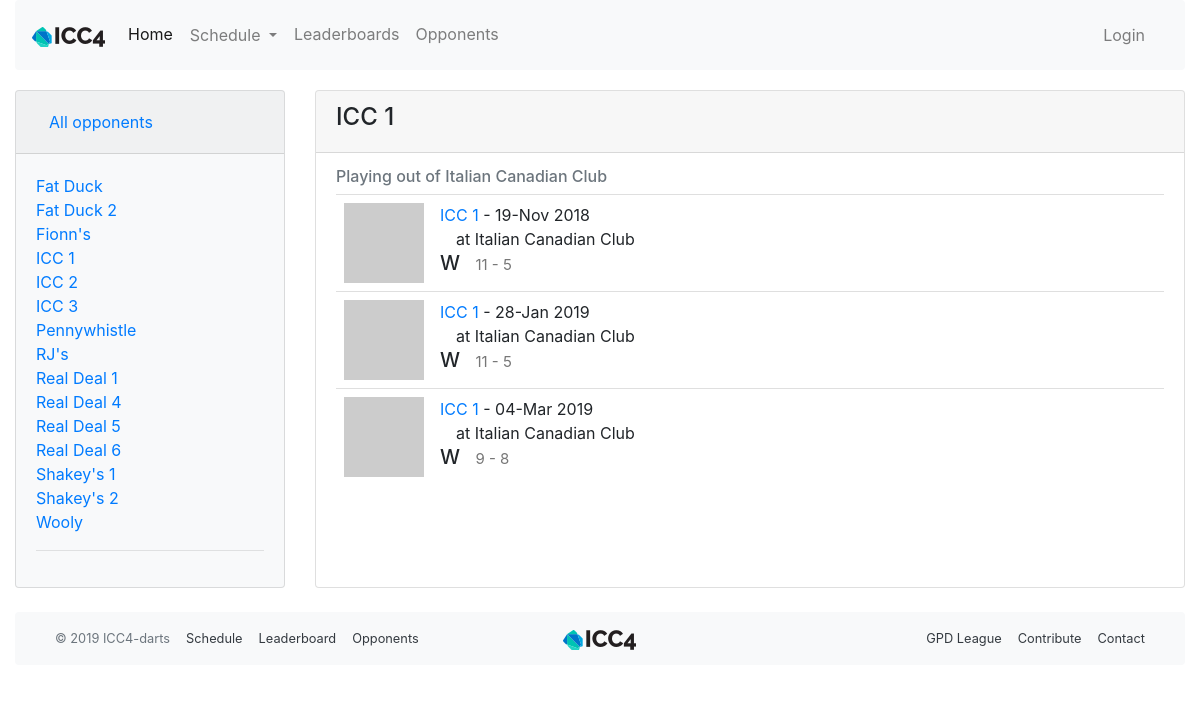
/opponent/2, run on the app's committed database.
### app/models.py (models this page shows, shortened)
class Team(db.Model):
    id = db.Column(db.Integer, primary_key=True)
    name = db.Column(db.String(64), index=True, unique=True)
    home_location = db.Column(db.String(64), index=True)
    address = db.Column(db.String(128), index=True)
    matches = db.relationship('Match', back_populates='opponent', lazy='dynamic')
    def avatar(self, size):
        digest = md5(self.name.lower().encode('utf-8')).hexdigest()
        return 'https://www.gravatar.com/avatar/{}?d=wavatar&s={}'.format(
            digest, size)

class Match(db.Model):
    id = db.Column(db.Integer, primary_key=True)
    opponent_id = db.Column(db.Integer, db. ForeignKey('team.id'))
    opponent = db.relationship('Team', back_populates='matches')
    date = db.Column(db.Date, index=True, default=date.today())
    location = db.Column(db.String(64))
    home_away = db.Column(db.String(32), index=True)
    match_type = db.Column(db.String(32), index=True)
    games = db.relationship('Game', back_populates='match', lazy='dynamic')
    team_score = db.Column(db.Integer, index=True)
    opponent_score = db.Column(db.Integer, index=True)
    win = db.Column(db.Boolean, index=True, default=None)
    overtime = db.Column(db.Boolean, index=True, default=False)
    match_summary = db.Column(db.String(512))
    food = db.Column(db.String(128))
    season_id = db.Column(db.Integer, db. ForeignKey('season.id'))
    season = db.relationship('Season', back_populates='matches')
    match_stats = db.relationship('MatchStats', uselist=False, back_populates='match')
    high_scores = db.relationship('HighScore', back_populates='match', lazy='dynamic')
    low_scores = db.relationship('LowScore', back_populates='match', lazy='dynamic')
    checked_players = association_proxy('checked_players_association', 'player')
    reminder_email_sent = db.Column(db.Date)

### app/main/routes.py (the view)
@bp.route('/opponent',  methods=['GET', 'POST'], defaults={'id': None})
@bp.route('/opponent/<id>',  methods=['GET', 'POST'])
def opponent(id):
    opponent = Team.query.filter_by(id=id).first()
    matches = Match.query.filter_by(opponent=opponent).order_by(Match.date).all()
    all_teams = Team.query.order_by(Team.name).all()
    return render_template('opponent.html', opponent=opponent, all_teams=all_teams, matches=matches)

### app/main/routes.py (called while the page is built)
@bp.before_request
def before_request():
    g.all_seasons = Season.query.order_by(Season.start_date.desc()).all()

### app/templates/opponent.html (shortened to what this page needs)
{% extends "base.html" %}
{% import 'bootstrap/wtf.html' as wtf %}
{% block app_content %}
<div class="row">
  <div class="col-md-3">
    <div id="accordion">
      <div class="card bg-light">
        <div class="card-header" id="headingOne">
          <h5 class="mb-0">
            <button class="btn btn-link" data-toggle="collapse" data-target="#collapseOne" aria-expanded="true" aria-controls="collapseOne">
              All opponents
            </button>
          </h5>
        </div>
        <div id="collapseOne" class="collapse show" aria-labelledby="headingOne" data-parent="#accordion">
          <div class="card-body">
            <ul class="list-unstyled">
            {% for team in all_teams %}
              <li>
                <a href="{{ url_for('main.opponent', id=team.id) }}">{{ team.name }}</a>
              </li>
            {% endfor %}
            </ul>
            <hr>
          </div>
        </div>
      </div>
    </div>
  </div>
  <div class="col-md-9">
    <div class="card h-100">
      {% if opponent %}
      <div class="card-header"><h4>{{ opponent.name }}</h4></div>
      <div class="card-body">
      <h6 class="card-subtitle mb-2 text-muted">Playing out of {{ opponent.home_location }}</h6>
        <table class="table table-hover">
        {% for match in matches %}
          {% include '_match.html' %}
        {% endfor %}
        </table>
      </div>
      {% else %}
      <div class="card-header"><h4>Opponent</h4></div>
      <div class="card-body">
      <h6 class="card-subtitle text-muted">Select an opponent from the left</h6>
      </div>
      {% endif %}
    </div>
  </div>
</div>
{% endblock %}

### app/templates/_match.html (shortened to what this page needs)
<div class="match-card">
    <div class="team-avatar">
        <img src="{{ match.opponent.avatar(70) }}">
    </div>
    <div class="team-info">
        <a href="{{ url_for('main.opponent', id=match.opponent_id) }}">
            {{ match.opponent.name }}
        </a>
        - {{ match.date.strftime('%d-%b %Y') }}
        <br>
        {% if match.home_away == 'away' %}
        &emsp;at {{ match.opponent.home_location }}
        {% else %}
        &emsp;at Italian Canadian Club
        {% endif %}
        {% if match.win != None %}
        <h5>{% if match.win == True %}W{% else %}L{% endif %}&ensp;
            <small>{{ match.team_score }} - {{ match.opponent_score }}</small>
        </h5>
        {% else %}
        <h5>&ensp;</h5>
        {% endif %}
    </div>
</div>

### app/static/css/main.css (style rules this page uses)
html { font-size: 100%; }
.match-card { border-top: 1px solid rgba(0,0,0,.125); text-decoration: none; display: block; position:relative; }
.team-avatar { display: inline-block; float: left; padding: 8px; }
.team-info { display:inline-block; padding: 8px; z-index: 2; position:relative; }

### data on the page
Team: name "Fat Duck"
Team: name "Fat Duck 2"
Team: name "Fionn's"
Team: name "ICC 1", home_location "Italian Canadian Club"
Team: name "ICC 2"
Team: name "ICC 3"
Team: name "Pennywhistle"
Team: name "RJ's"
Team: name "Real Deal 1"
Team: name "Real Deal 4"
Team: name "Real Deal 5"
Team: name "Real Deal 6"
Team: name "Shakey's 1"
Team: name "Shakey's 2"
Team: name "Wooly"
Match: opponent.name "ICC 1", date "19-Nov 2018", home_away "at Italian Canadian Club", win "W", team_score "11", opponent_score "5"
Match: opponent.name "ICC 1", date "28-Jan 2019", opponent.home_location "Italian Canadian Club", win "W", team_score "11", opponent_score "5"
Match: opponent.name "ICC 1", date "04-Mar 2019", opponent.home_location "Italian Canadian Club", win "W", team_score "9", opponent_score "8"
